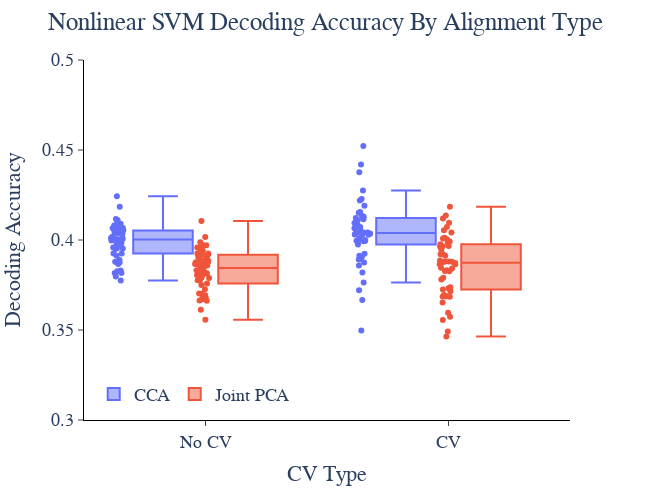

The code cell stored with this chart in its notebook:
### Code cell
# fig = px.box(decode_df, x='decoding_type', y="accuracy", color='decoding_type', points='all', width=700, height=500)
fig = px.box(decode_df, color='Alignment Type', y="Decoding Accuracy", x='CV Type', points='all', width=650, height=500)
fig.add_hline(y=1/9, line_dash='dash', line_color='grey', annotation_text='Chance', annotation_position='bottom right')
fig.update_layout(
    plot_bgcolor='white',
    legend=dict(
        orientation='h',
        yanchor='bottom',
        y=0.02,
        xanchor='left',
        x=0.02,
        title_text=''
    ),
    # showlegend=False,
    title_text='Nonlinear SVM Decoding Accuracy By Alignment Type',
    title_x=0.5,
    font=dict(size=18, family='Arial')
)
fig.update_xaxes(
    # title='',
    mirror=False,
    ticks='outside',
    showline=True,
    linecolor='black',
    showgrid=False,
    tickvals=[0,1],
    range=[-0.5, 1.5],
    # ticktext=['Patient-Specific', 'Shared Neural<br>Latent Space'],
)
fig.update_yaxes(
    title='Decoding Accuracy',
    mirror=False,
    ticks='outside',
    showline=True,
    linecolor='black',
    showgrid=False,
    range=[0.3, 0.5]
)
fig.show()

### Figure 1 — Plotly figure (JSON) as saved in the notebook; plotly's stock layout.template omitted (floating-point values rounded to 4 significant figures)
{"data": [{"alignmentgroup": "True", "boxpoints": "all", "hovertemplate": "Alignment Type=CCA<br>CV Type=%{x}<br>Decoding Accuracy=%{y}<extra></extra>", "legendgroup": "CCA", "marker": {"color": "#636efa"}, "name": "CCA", "notched": false, "offsetgroup": "CCA", "orientation": "v", "showlegend": true, "type": "box", "x": ["No CV", "No CV", "No CV", "No CV", "No CV", "No CV", "No CV", "No CV", "No CV", "No CV", "No CV", "No CV", "No CV", "No CV", "No CV", "No CV", "No CV", "No CV", "No CV", "No CV", "No CV", "No CV", "No CV", "No CV", "No CV", "No CV", "No CV", "No CV", "No CV", "No CV", "No CV", "No CV", "No CV", "No CV", "No CV", "No CV", "No CV", "No CV", "No CV", "No CV", "No CV", "No CV", "No CV", "No CV", "No CV", "No CV", "No CV", "No CV", "No CV", "No CV", "CV", "CV", "CV", "CV", "CV", "CV", "CV", "CV", "CV", "CV", "CV", "CV", "CV", "CV", "CV", "CV", "CV", "CV", "CV", "CV", "CV", "CV", "CV", "CV", "CV", "CV", "CV", "CV", "CV", "CV", "CV", "CV", "CV", "CV", "CV", "CV", "CV", "CV", "CV", "CV", "CV", "CV", "CV", "CV", "CV", "CV", "CV", "CV", "CV", "CV"], "x0": " ", "xaxis": "x", "y": [0.4054, 0.3988, 0.4017, 0.3971, 0.3877, 0.4012, 0.4037, 0.3925, 0.4005, 0.3889, 0.4066, 0.4091, 0.3997, 0.3816, 0.4011, 0.4081, 0.3925, 0.3875, 0.3797, 0.3826, 0.4066, 0.4184, 0.409, 0.4039, 0.4005, 0.3913, 0.3972, 0.4034, 0.4052, 0.3951, 0.3953, 0.3953, 0.3817, 0.4116, 0.3879, 0.4243, 0.407, 0.3866, 0.4111, 0.4001, 0.4068, 0.3958, 0.398, 0.4046, 0.4053, 0.4004, 0.3776, 0.383, 0.3989, 0.4004, 0.4075, 0.4094, 0.3994, 0.4129, 0.4109, 0.419, 0.4065, 0.4122, 0.3923, 0.382, 0.4116, 0.3894, 0.4377, 0.4073, 0.408, 0.3913, 0.4041, 0.4009, 0.4036, 0.3498, 0.3892, 0.4026, 0.4276, 0.3996, 0.3999, 0.3907, 0.4042, 0.4228, 0.4041, 0.3721, 0.3765, 0.4151, 0.4031, 0.4155, 0.4523, 0.4035, 0.422, 0.4135, 0.3875, 0.3667, 0.4029, 0.3993, 0.4035, 0.4419, 0.4056, 0.3976, 0.4088, 0.3858, 0.4123, 0.3998], "y0": " ", "yaxis": "y"}, {"alignmentgroup": "True", "boxpoints": "all", "hovertemplate": "Alignment Type=Joint PCA<br>CV Type=%{x}<br>Decoding Accuracy=%{y}<extra></extra>", "legendgroup": "Joint PCA", "marker": {"color": "#EF553B"}, "name": "Joint PCA", "notched": false, "offsetgroup": "Joint PCA", "orientation": "v", "showlegend": true, "type": "box", "x": ["No CV", "No CV", "No CV", "No CV", "No CV", "No CV", "No CV", "No CV", "No CV", "No CV", "No CV", "No CV", "No CV", "No CV", "No CV", "No CV", "No CV", "No CV", "No CV", "No CV", "No CV", "No CV", "No CV", "No CV", "No CV", "No CV", "No CV", "No CV", "No CV", "No CV", "No CV", "No CV", "No CV", "No CV", "No CV", "No CV", "No CV", "No CV", "No CV", "No CV", "No CV", "No CV", "No CV", "No CV", "No CV", "No CV", "No CV", "No CV", "No CV", "No CV", "CV", "CV", "CV", "CV", "CV", "CV", "CV", "CV", "CV", "CV", "CV", "CV", "CV", "CV", "CV", "CV", "CV", "CV", "CV", "CV", "CV", "CV", "CV", "CV", "CV", "CV", "CV", "CV", "CV", "CV", "CV", "CV", "CV", "CV", "CV", "CV", "CV", "CV", "CV", "CV", "CV", "CV", "CV", "CV", "CV", "CV", "CV", "CV", "CV", "CV"], "x0": " ", "xaxis": "x", "y": [0.3961, 0.369, 0.3904, 0.3987, 0.3825, 0.3877, 0.3727, 0.3888, 0.397, 0.3663, 0.3918, 0.3776, 0.3866, 0.3805, 0.3703, 0.3958, 0.3864, 0.3864, 0.3791, 0.3758, 0.3789, 0.3925, 0.3883, 0.3678, 0.381, 0.4017, 0.3972, 0.3816, 0.3841, 0.381, 0.3749, 0.3888, 0.4105, 0.3847, 0.3858, 0.3692, 0.3875, 0.367, 0.3823, 0.3947, 0.3777, 0.3701, 0.3921, 0.3612, 0.3662, 0.3925, 0.3942, 0.3556, 0.3832, 0.3904, 0.3574, 0.3966, 0.3842, 0.3876, 0.4185, 0.3686, 0.3967, 0.3879, 0.4013, 0.3921, 0.3865, 0.3832, 0.3881, 0.3846, 0.412, 0.3653, 0.3923, 0.3688, 0.3464, 0.3977, 0.379, 0.3964, 0.3685, 0.3781, 0.3866, 0.3827, 0.3596, 0.3732, 0.4042, 0.3688, 0.4073, 0.4055, 0.3886, 0.3556, 0.3715, 0.3725, 0.4095, 0.3991, 0.4003, 0.3737, 0.3982, 0.3872, 0.3828, 0.4136, 0.388, 0.3912, 0.3492, 0.3694, 0.4009, 0.3947], "y0": " ", "yaxis": "y"}], "layout": {"annotations": [{"showarrow": false, "text": "Chance", "x": 1, "xanchor": "right", "xref": "x domain", "y": 0.1111, "yanchor": "top", "yref": "y"}], "boxmode": "group", "font": {"family": "Arial", "size": 18}, "height": 500, "legend": {"orientation": "h", "title": {"text": ""}, "tracegroupgap": 0, "x": 0.02, "xanchor": "left", "y": 0.02, "yanchor": "bottom"}, "margin": {"t": 60}, "plot_bgcolor": "white", "shapes": [{"line": {"color": "grey", "dash": "dash"}, "type": "line", "x0": 0, "x1": 1, "xref": "x domain", "y0": 0.1111, "y1": 0.1111, "yref": "y"}], "title": {"text": "Nonlinear SVM Decoding Accuracy By Alignment Type", "x": 0.5}, "width": 650, "xaxis": {"anchor": "y", "domain": [0, 1], "linecolor": "black", "mirror": false, "range": [-0.5, 1.5], "showgrid": false, "showline": true, "ticks": "outside", "tickvals": [0, 1], "title": {"text": "CV Type"}}, "yaxis": {"anchor": "x", "domain": [0, 1], "linecolor": "black", "mirror": false, "range": [0.3, 0.5], "showgrid": false, "showline": true, "ticks": "outside", "title": {"text": "Decoding Accuracy"}}}}
